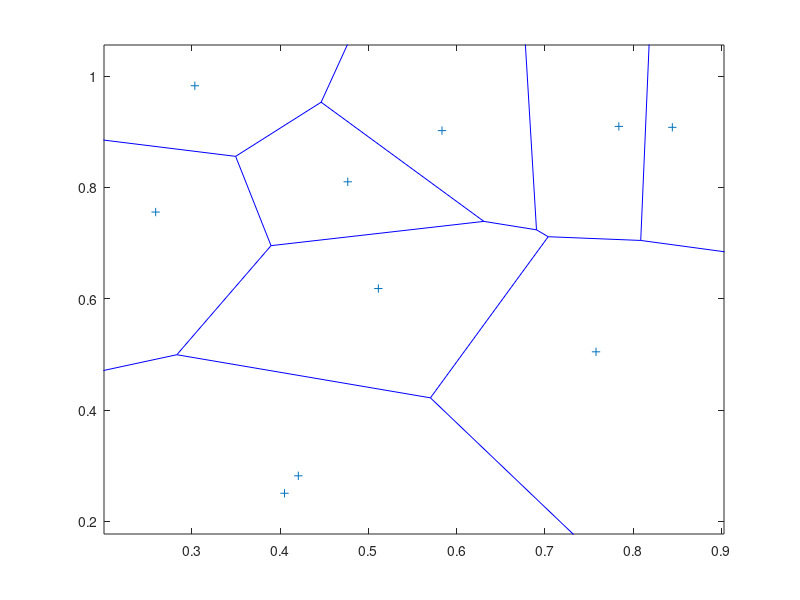

MATLAB code to generate this figure: (Note: this script raises an error after producing the figure.)
clc
clear
close all

rng default;
x = rand([1 10]);
y = rand([1 10]);

voronoi(x,y)

[V,C,XY] = VoronoiLimit(x',y');
% hold on
% plot(XY,'*')

for i = 1:length(C)
    v1 = V(C{i},1) ;
    v2 = V(C{i},2) ;
    idx = find(inpolygon(XY(:,1),XY(:,2),v1,v2));
    % hold on
    pgon = polyshape(v1,v2);
    % plot(pgon)
    vorarea(i,1:2) = [polyarea(v1,v2) ] ;
end